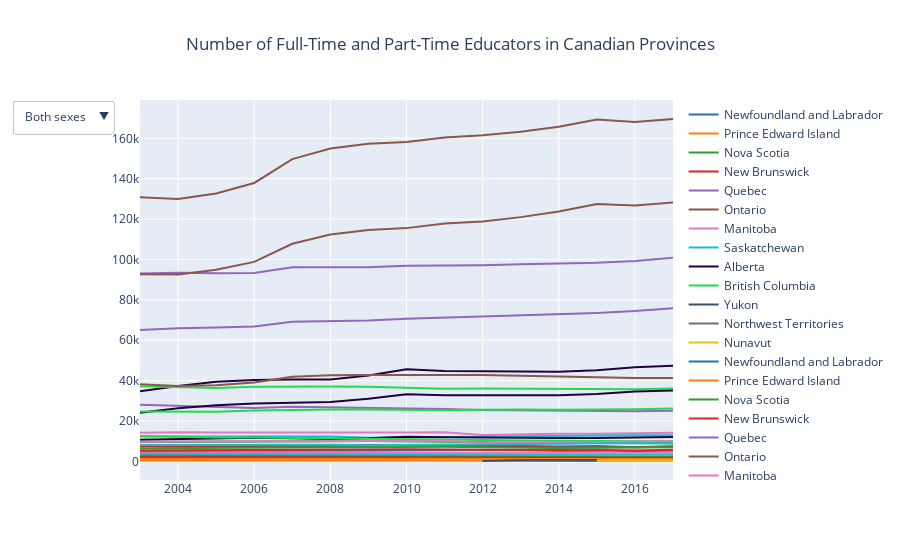

Notebook cell for this chart:
### Code cell
all_fig = go.Figure()
genders = ["Both sexes", "Males", "Females"]

for sex in genders:
    col_num = 0
    df_int = all_df[all_df["Sex"] == sex]
    all_prov = all_df["GEO"].unique()
    for ind, province in enumerate(all_prov):
            all_fig.add_trace(go.Scatter(
                  x = df_int[df_int["GEO"] == province]["Year"],
                  y = df_int[df_int["GEO"] == province]["Count"],
                  mode = "lines",
                  line = dict(color=colors[col_num]),
                  name = province
                  ))
            col_num += 1

all_buttons = []
prov_var_dict = [[] for _ in range(len(genders))]

for ind_sex, sex in enumerate(["Both sexes", "Males", "Females"]):
      df_sex = all_df[all_df["Sex"] == sex]
      all_provs = all_df["GEO"].unique()
      for province in all_provs:
            prov_var_dict[ind_sex].append(province)

currnum = 0

for ind, sex in enumerate(prov_var_dict):
      traces = [False] * len(all_fig.data)
      oldnum = currnum
      num_provs = len(sex)
      traces[0:oldnum] = [False for i in traces[0:oldnum]]
      currnum += num_provs
      traces[oldnum:currnum] = ["legendonly" for i in traces[oldnum:currnum]]
      traces[oldnum] = [True]
      all_buttons.append(dict(
            label=genders[ind],
            method="update",
            args=[{"visible":traces}]
      ))

all_fig.update_layout(
    title={"text":"Number of Full-Time and Part-Time Educators in Canadian Provinces", "x":0.5},
      showlegend=True,
      updatemenus=[dict(
            active=0,
            buttons=all_buttons,
            direction="down"
      )],
    height=500
)

all_fig.show()

### Figure 1 — Plotly figure (JSON) as saved in the notebook; plotly's stock layout.template omitted (floating-point values rounded to 4 significant figures)
{"data": [{"line": {"color": "#1f77b4"}, "mode": "lines", "name": "Newfoundland and Labrador", "type": "scatter", "x": [2003, 2004, 2005, 2006, 2007, 2008, 2009, 2010, 2011, 2012, 2013, 2014, 2015, 2016, 2017], "y": [8034, 7920, 7737, 7320, 7401, 7485, 7542, 7722, 7635, 7605, 7584, 7380, 7650, 6948, 7161]}, {"line": {"color": "#ff7f0e"}, "mode": "lines", "name": "Prince Edward Island", "type": "scatter", "x": [2003, 2004, 2005, 2006, 2007, 2008, 2009, 2010, 2011, 2012, 2013, 2014, 2015, 2016, 2017], "y": [1602, 1587, 1587, 1539, 1548, 1581, 1638, 1644, 1749, 1764, 1767, 1692, 1686, 1683, 1611]}, {"line": {"color": "#2ca02c"}, "mode": "lines", "name": "Nova Scotia", "type": "scatter", "x": [2003, 2004, 2005, 2006, 2007, 2008, 2009, 2010, 2011, 2012, 2013, 2014, 2015, 2016, 2017], "y": [9591, 9615, 9579, 9708, 9918, 9972, 10062, 10071, 9744, 9501, 9207, 8913, 9150, 9030, 9333]}, {"line": {"color": "#d62728"}, "mode": "lines", "name": "New Brunswick", "type": "scatter", "x": [2003, 2004, 2005, 2006, 2007, 2008, 2009, 2010, 2011, 2012, 2013, 2014, 2015, 2016, 2017], "y": [7419, 7473, 7509, 7509, 7629, 7899, 8079, 7998, 7803, 7683, 7449, 6900, 6843, 7023, 7515]}, {"line": {"color": "#9467bd"}, "mode": "lines", "name": "Quebec", "type": "scatter", "x": [2003, 2004, 2005, 2006, 2007, 2008, 2009, 2010, 2011, 2012, 2013, 2014, 2015, 2016, 2017], "y": [93084, 93360, 93201, 93270, 96132, 96222, 96144, 96930, 97032, 97149, 97617, 98112, 98313, 99243, 100812]}, {"line": {"color": "#8c564b"}, "mode": "lines", "name": "Ontario", "type": "scatter", "x": [2003, 2004, 2005, 2006, 2007, 2008, 2009, 2010, 2011, 2012, 2013, 2014, 2015, 2016, 2017], "y": [130824, 129912, 132678, 137889, 149712, 154962, 157302, 158172, 160455, 161523, 163311, 165702, 169314, 168045, 169572]}, {"line": {"color": "#e377c2"}, "mode": "lines", "name": "Manitoba", "type": "scatter", "x": [2003, 2004, 2005, 2006, 2007, 2008, 2009, 2010, 2011, 2012, 2013, 2014, 2015, 2016, 2017], "y": [14139, 14445, 14280, 14211, 14250, 14346, 14322, 14334, 14433, 13065, 13479, 13662, 13707, 13908, 14097]}, {"line": {"color": "#17becf"}, "mode": "lines", "name": "Saskatchewan", "type": "scatter", "x": [2003, 2004, 2005, 2006, 2007, 2008, 2009, 2010, 2011, 2012, 2013, 2014, 2015, 2016, 2017], "y": [12348, 12378, 12261, 12171, 12444, 12252, 11694, 11904, 12099, 12426, 12564, 12726, 13044, 12894, 12918]}, {"line": {"color": "#210240"}, "mode": "lines", "name": "Alberta", "type": "scatter", "x": [2003, 2004, 2005, 2006, 2007, 2008, 2009, 2010, 2011, 2012, 2013, 2014, 2015, 2016, 2017], "y": [34761, 37350, 39390, 40293, 40557, 40542, 42516, 45627, 44781, 44643, 44211, 44391, 45123, 46662, 47289]}, {"line": {"color": "#21DC49"}, "mode": "lines", "name": "British Columbia", "type": "scatter", "x": [2003, 2004, 2005, 2006, 2007, 2008, 2009, 2010, 2011, 2012, 2013, 2014, 2015, 2016, 2017], "y": [37149, 36564, 36330, 36888, 37149, 37119, 36921, 36372, 35958, 36108, 36021, 35613, 35505, 35757, 36111]}, {"line": {"color": "#3F5063"}, "mode": "lines", "name": "Yukon", "type": "scatter", "x": [2003, 2004, 2005, 2006, 2007, 2008, 2009, 2010, 2011, 2012, 2013, 2014, 2015, 2016, 2017], "y": [492, 489, 495, 495, 510, 516, 552, 570, 513, 546, 879, 903, 945, 873, 879]}, {"line": {"color": "#6C7075"}, "mode": "lines", "name": "Northwest Territories", "type": "scatter", "x": [2003, 2004, 2005, 2006, 2007, 2008, 2009, 2010, 2011, 2012, 2013, 2014, 2015, 2016, 2017], "y": [645, 681, 678, 669, 672, 714, 720, 705, 687, 630, 672, 672, 666, 654, 645]}, {"line": {"color": "#F4BC1A"}, "mode": "lines", "name": "Nunavut", "type": "scatter", "x": [2003, 2004, 2005, 2006, 2007, 2008, 2009, 2010, 2011, 2012, 2013, 2014, 2015, 2016, 2017], "y": [537, 528, 624, 711, 702, 705, 654, 651, 666, 666, 801, 573, 783, 762, 864]}, {"line": {"color": "#1f77b4"}, "mode": "lines", "name": "Newfoundland and Labrador", "type": "scatter", "x": [2003, 2004, 2005, 2006, 2007, 2008, 2009, 2010, 2011, 2012, 2013, 2014, 2015, 2016, 2017], "y": [2838, 2700, 2538, 2322, 2280, 2190, 2154, 2187, 2100, 2016, 2040, 1881, 1851, 1794, 1770]}, {"line": {"color": "#ff7f0e"}, "mode": "lines", "name": "Prince Edward Island", "type": "scatter", "x": [2003, 2004, 2005, 2006, 2007, 2008, 2009, 2010, 2011, 2012, 2013, 2014, 2015, 2016, 2017], "y": [507, 507, 495, 456, 453, 468, 468, 459, 459, 471, 453, 435, 429, 411, 402]}, {"line": {"color": "#2ca02c"}, "mode": "lines", "name": "Nova Scotia", "type": "scatter", "x": [2003, 2004, 2005, 2006, 2007, 2008, 2009, 2010, 2011, 2012, 2013, 2014, 2015, 2016, 2017], "y": [3096, 3033, 2922, 2874, 2793, 2778, 2748, 2685, 2571, 2496, 2424, 2337, 2352, 2307, 2316]}, {"line": {"color": "#d62728"}, "mode": "lines", "name": "New Brunswick", "type": "scatter", "x": [2003, 2004, 2005, 2006, 2007, 2008, 2009, 2010, 2011, 2012, 2013, 2014, 2015, 2016, 2017], "y": [2112, 2064, 2028, 1986, 1995, 1998, 2031, 2004, 1950, 1899, 1815, 1629, 1596, 1617, 1749]}, {"line": {"color": "#9467bd"}, "mode": "lines", "name": "Quebec", "type": "scatter", "x": [2003, 2004, 2005, 2006, 2007, 2008, 2009, 2010, 2011, 2012, 2013, 2014, 2015, 2016, 2017], "y": [27975, 27429, 26880, 26469, 27051, 26790, 26439, 26361, 25878, 25386, 25245, 25011, 24879, 24831, 25023]}, {"line": {"color": "#8c564b"}, "mode": "lines", "name": "Ontario", "type": "scatter", "x": [2003, 2004, 2005, 2006, 2007, 2008, 2009, 2010, 2011, 2012, 2013, 2014, 2015, 2016, 2017], "y": [38127, 37356, 37722, 39057, 41931, 42594, 42705, 42651, 42684, 42777, 42342, 41973, 41826, 41325, 41319]}, {"line": {"color": "#e377c2"}, "mode": "lines", "name": "Manitoba", "type": "scatter", "x": [2003, 2004, 2005, 2006, 2007, 2008, 2009, 2010, 2011, 2012, 2013, 2014, 2015, 2016, 2017], "y": [4443, 4497, 4389, 4308, 4236, 4230, 4176, 4182, 4194, 4008, 4104, 4125, 4128, 4161, 4212]}, {"line": {"color": "#17becf"}, "mode": "lines", "name": "Saskatchewan", "type": "scatter", "x": [2003, 2004, 2005, 2006, 2007, 2008, 2009, 2010, 2011, 2012, 2013, 2014, 2015, 2016, 2017], "y": [3804, 3747, 3621, 3573, 3555, 3447, 3135, 3168, 3168, 3204, 3216, 3216, 3312, 3234, 3264]}, {"line": {"color": "#210240"}, "mode": "lines", "name": "Alberta", "type": "scatter", "x": [2003, 2004, 2005, 2006, 2007, 2008, 2009, 2010, 2011, 2012, 2013, 2014, 2015, 2016, 2017], "y": [10683, 11094, 11556, 11619, 11457, 11073, 11397, 12228, 11934, 11754, 11544, 11514, 11601, 11949, 12012]}, {"line": {"color": "#21DC49"}, "mode": "lines", "name": "British Columbia", "type": "scatter", "x": [2003, 2004, 2005, 2006, 2007, 2008, 2009, 2010, 2011, 2012, 2013, 2014, 2015, 2016, 2017], "y": [12516, 12114, 11832, 11763, 11616, 11403, 11205, 10965, 10683, 10554, 10284, 10080, 9990, 9927, 9897]}, {"line": {"color": "#3F5063"}, "mode": "lines", "name": "Yukon", "type": "scatter", "x": [2012, 2013, 2014, 2015, 2016, 2017], "y": [384, 267, 276, 270, 255, 258]}, {"line": {"color": "#6C7075"}, "mode": "lines", "name": "Northwest Territories", "type": "scatter", "x": [], "y": []}, {"line": {"color": "#F4BC1A"}, "mode": "lines", "name": "Nunavut", "type": "scatter", "x": [2011, 2012, 2013, 2014, 2015, 2016, 2017], "y": [null, null, null, null, 243, 237, 273]}, {"line": {"color": "#1f77b4"}, "mode": "lines", "name": "Newfoundland and Labrador", "type": "scatter", "x": [2003, 2004, 2005, 2006, 2007, 2008, 2009, 2010, 2011, 2012, 2013, 2014, 2015, 2016, 2017], "y": [5196, 5217, 5199, 4998, 5121, 5292, 5388, 5535, 5538, 5592, 5544, 5499, 5799, 5154, 5388]}, {"line": {"color": "#ff7f0e"}, "mode": "lines", "name": "Prince Edward Island", "type": "scatter", "x": [2003, 2004, 2005, 2006, 2007, 2008, 2009, 2010, 2011, 2012, 2013, 2014, 2015, 2016, 2017], "y": [1092, 1086, 1092, 1086, 1095, 1113, 1170, 1185, 1290, 1293, 1314, 1257, 1257, 1275, 1206]}, {"line": {"color": "#2ca02c"}, "mode": "lines", "name": "Nova Scotia", "type": "scatter", "x": [2003, 2004, 2005, 2006, 2007, 2008, 2009, 2010, 2011, 2012, 2013, 2014, 2015, 2016, 2017], "y": [6498, 6579, 6660, 6837, 7125, 7197, 7317, 7383, 7170, 7005, 6783, 6579, 6798, 6723, 7017]}, {"line": {"color": "#d62728"}, "mode": "lines", "name": "New Brunswick", "type": "scatter", "x": [2003, 2004, 2005, 2006, 2007, 2008, 2009, 2010, 2011, 2012, 2013, 2014, 2015, 2016, 2017], "y": [5304, 5406, 5484, 5526, 5634, 5901, 6045, 5994, 5856, 5787, 5637, 5274, 5244, 5403, 5766]}, {"line": {"color": "#9467bd"}, "mode": "lines", "name": "Quebec", "type": "scatter", "x": [2003, 2004, 2005, 2006, 2007, 2008, 2009, 2010, 2011, 2012, 2013, 2014, 2015, 2016, 2017], "y": [65106, 65931, 66321, 66804, 69078, 69432, 69705, 70566, 71154, 71763, 72375, 73101, 73434, 74412, 75789]}, {"line": {"color": "#8c564b"}, "mode": "lines", "name": "Ontario", "type": "scatter", "x": [2003, 2004, 2005, 2006, 2007, 2008, 2009, 2010, 2011, 2012, 2013, 2014, 2015, 2016, 2017], "y": [92694, 92556, 94953, 98784, 107784, 112368, 114600, 115521, 117771, 118746, 120969, 123729, 127488, 126720, 128253]}, {"line": {"color": "#e377c2"}, "mode": "lines", "name": "Manitoba", "type": "scatter", "x": [2003, 2004, 2005, 2006, 2007, 2008, 2009, 2010, 2011, 2012, 2013, 2014, 2015, 2016, 2017], "y": [9699, 9948, 9888, 9900, 10011, 10116, 10146, 10149, 10239, 9057, 9375, 9537, 9579, 9744, 9885]}, {"line": {"color": "#17becf"}, "mode": "lines", "name": "Saskatchewan", "type": "scatter", "x": [2003, 2004, 2005, 2006, 2007, 2008, 2009, 2010, 2011, 2012, 2013, 2014, 2015, 2016, 2017], "y": [8043, 8088, 8064, 8109, 8226, 8217, 7902, 7998, 8229, 8490, 8556, 8703, 8901, 8829, 8841]}, {"line": {"color": "#210240"}, "mode": "lines", "name": "Alberta", "type": "scatter", "x": [2003, 2004, 2005, 2006, 2007, 2008, 2009, 2010, 2011, 2012, 2013, 2014, 2015, 2016, 2017], "y": [24066, 26238, 27807, 28620, 29034, 29385, 31011, 33276, 32712, 32748, 32523, 32715, 33357, 34545, 35118]}, {"line": {"color": "#21DC49"}, "mode": "lines", "name": "British Columbia", "type": "scatter", "x": [2003, 2004, 2005, 2006, 2007, 2008, 2009, 2010, 2011, 2012, 2013, 2014, 2015, 2016, 2017], "y": [24636, 24447, 24498, 25122, 25533, 25713, 25713, 25407, 25275, 25551, 25734, 25533, 25518, 25830, 26211]}, {"line": {"color": "#3F5063"}, "mode": "lines", "name": "Yukon", "type": "scatter", "x": [2012, 2013, 2014, 2015, 2016, 2017], "y": [162, 615, 630, 672, 618, 621]}, {"line": {"color": "#6C7075"}, "mode": "lines", "name": "Northwest Territories", "type": "scatter", "x": [], "y": []}, {"line": {"color": "#F4BC1A"}, "mode": "lines", "name": "Nunavut", "type": "scatter", "x": [2011, 2012, 2013, 2014, 2015, 2016, 2017], "y": [null, null, null, null, 537, 525, 594]}], "layout": {"autosize": true, "showlegend": true, "title": {"text": "Number of Full-Time and Part-Time Educators in Canadian Provinces", "x": 0.5}, "updatemenus": [{"active": 0, "buttons": [{"args": [{"visible": [[true], "legendonly", "legendonly", "legendonly", "legendonly", "legendonly", "legendonly", "legendonly", "legendonly", "legendonly", "legendonly", "legendonly", "legendonly", false, false, false, false, false, false, false, false, false, false, false, false, false, false, false, false, false, false, false, false, false, false, false, false, false, false]}], "label": "Both sexes", "method": "update"}, {"args": [{"visible": [false, false, false, false, false, false, false, false, false, false, false, false, false, [true], "legendonly", "legendonly", "legendonly", "legendonly", "legendonly", "legendonly", "legendonly", "legendonly", "legendonly", "legendonly", "legendonly", "legendonly", false, false, false, false, false, false, false, false, false, false, false, false, false]}], "label": "Males", "method": "update"}, {"args": [{"visible": [false, false, false, false, false, false, false, false, false, false, false, false, false, false, false, false, false, false, false, false, false, false, false, false, false, false, [true], "legendonly", "legendonly", "legendonly", "legendonly", "legendonly", "legendonly", "legendonly", "legendonly", "legendonly", "legendonly", "legendonly", "legendonly"]}], "label": "Females", "method": "update"}], "direction": "down"}], "xaxis": {"autorange": true, "range": [2003, 2017], "type": "linear"}, "yaxis": {"autorange": true, "range": [-9250.0, 179000.0], "type": "linear"}}}
